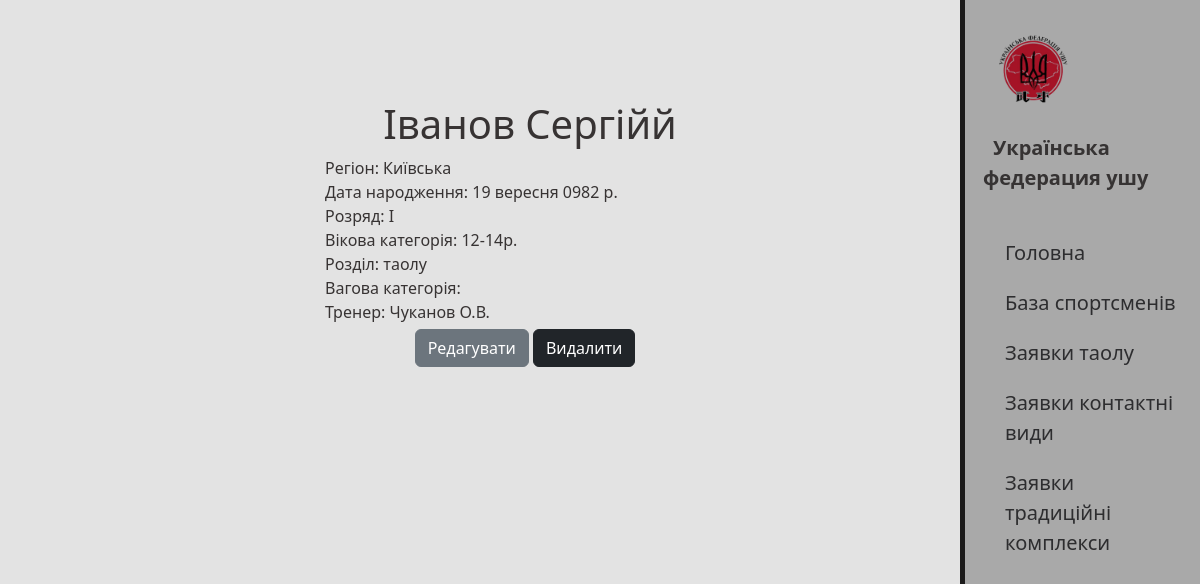
/allbase/22 (signed in), run on the app's committed database.
### allbase/models.py (models this page shows, shortened)
class Allbase(models.Model):
    AGEGROUP_CHOICES = [
        ('до 8р.', 'до 8р.'),
        ('9-11р.', '9-11р.'),
        ('12-14р.', '12-14р.'),
        ('15-17р.', '15-17р.'),
        ('18+р.', '18+р.'),
        ('до 9р.', 'до 9р.'),
        ('10-11р.', '10-11р.'),
        ('12-13р.', '12-13р.'),
        ('14-15р.', '14-15р.'),
        ('16-17р.', '16-17р.'),
        ('18-40р.', '18-40р.'),
     ]
    GENDER_CHOICES = [
        ('чол', 'чол'),
        ('жін', 'жін'),
    ]
    PART_CHOICES = [
        ('таолу', 'таолу'),
        ('саньда', 'саньда'),
        ('ціньда', 'ціньда'),
        ('туйшоу', 'туйшоу'),
        ('він чун', 'він чун'),
    ]
    WEIGHTCAT_CHOICES = [
        ('до 27 кг', 'до 27 кг'),
        ('до 30 кг', 'до 30 кг'),
        ('до 33 кг', 'до 33 кг'),
        ('до 36 кг', 'до 36 кг'),
        ('до 39 кг', 'до 39 кг'),
        ('до 42 кг', 'до 42 кг'),
        ('до 45 кг', 'до 45 кг'),
        ('до 48 кг', 'до 48 кг'),
        ('48+ кг', '48+ кг'),
        ('до 52 кг', 'до 52 кг'),
        ('52+ кг', '52+ кг'),
        ('до 56 кг', 'до 56 кг'),
        ('56+ кг', '56+ кг'),
        ('до 60 кг', 'до 60 кг'),
        ('60+ кг', '60+ кг'),
        ('до 65 кг', 'до 65 кг'),
        ('65+ кг', '65+ кг'),
        ('до 70 кг', 'до 70 кг'),
        ('70+ кг', '70+ кг'),
        ('до 75 кг', 'до 75 кг'),
        ('75+ кг', '75+ кг'),
        ('до 80 кг', 'до 80 кг'),
        ('80+ кг', '80+ кг'),
        ('до 85 кг', 'до 85 кг'),
        ('до 90 кг', 'до 90 кг'),
        ('90+ кг', '90+ кг'),
    ]
    RANG_CHOICES = [
        ('І юн.', 'І юн.'),
        ('ІІ юн.', 'ІІ юн.'),
        ('ІІІ юн.', 'ІІІ юн.'),
        ('І', 'І'),
        ('ІІ', 'ІІ'),
        ('ІІІ', 'ІІІ'),
        ('КМСУ', 'КМСУ'),
        ('МСУ', 'МСУ'),
        ('МСМКУ', 'МСМКУ'),
        ('ЗМСУ', 'ЗМСУ'),
    ]
    representative = models.ForeignKey(User, on_delete= models.CASCADE, verbose_name='Представник', blank=True, null=True)
    name = models.CharField('ПІБ', max_length=50)
    birthday = models.DateField('Дата народження')
    rang = models.CharField('Розряд',max_length=20, choices=RANG_CHOICES, default=None, blank=True)
    agegroup = models.CharField('Вікова група',max_length=20, choices=AGEGROUP_CHOICES, default=None)
    gender = models.CharField('Стать',max_length=20, choices=GENDER_CHOICES, default=None )
    city_region = models.CharField('Область, місто',max_length=50)
    part = models.CharField('Розділ',max_length=20, choices=PART_CHOICES, default=None)
    weightcat = models.CharField('Вагова категорія', max_length=20, choices=WEIGHTCAT_CHOICES, default=None, blank=True)
    trener = models.CharField('Тренер',max_length=50)
    class Meta:
        verbose_name = 'База спортсменів'
        verbose_name_plural = 'База спортсменів'
        ordering = ['name']

### allbase/views.py (the view)
# urls.py: path('<int:pk>', views.AllbaseDetailView.as_view(), name='allbasedetail'),
class AllbaseDetailView(LoginRequiredMixin, DetailView):
    model = Allbase
    template_name ='allbase/allbasedetails_view.html'
    context_object_name = 'allbase'

### allbase/templates/allbase/allbasedetails_view.html (shortened to what this page needs)
{% extends 'main/layout.html' %}
{% block content %}
    <div class="features">
        <h1>{{ allbase.name }}</h1>
        <p1>Регіон: {{allbase.city_region}}</p1>
        <p1>Дата народження: {{allbase.birthday}}</p1>
        <p1>Розряд: {{allbase.rang}}</p1>
        <p1>Вікова категорія: {{allbase.agegroup}}</p1>
        <p1>Розділ: {{allbase.part}}</p1>
        <p1>Вагова категорія: {{allbase.weightcat}}</p1>
        <p1>Тренер: {{allbase.trener}}</p1>
        <a href='{% url  'allbaseupdate' allbase.id %}' class="btn btn-secondary"> Редагувати</a>
        <a href='{% url  'allbasedelete' allbase.id %}' class="btn btn-dark">Видалити</a>
    </div>
{% endblock %}

### main/static/main/css/main.css (style rules this page uses)
body { background: #d5d4d4a4 }
main .features { float: left; color:rgb(55, 51, 51); margin-top: 100px; text-align: center; width:70%; }
main .features h1 { margin-left: 220px; text-align: center; front-size: 200px; }
main .features p1 { display:block; text-align: left; max-width: 400px; padding-left: 105px; margin: 0px auto; }
.btn-secondary { margin-left: 210px; margin-top: 5px; }
.btn-dark { margin-top: 5px; }

### data on the page
Allbase: name "Іванов Сергійй", city_region "Київська", birthday "19 вересня 0982 р.", rang "І", agegroup "12-14р.", part "таолу", trener "Чуканов О.В."
